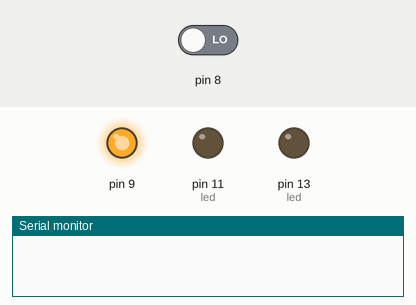
Bench run of a sketch on a simulated Arduino Uno, built with avr-gcc and run on an emulated ATmega328P. Shown: output pins drawn as LEDs (lit = HIGH), the last lines printed to the serial monitor. The test bench sets the inputs (shaded band); at power-on: pin 8 LOW.

Above: at 0.1 s.
At 18.75 s:
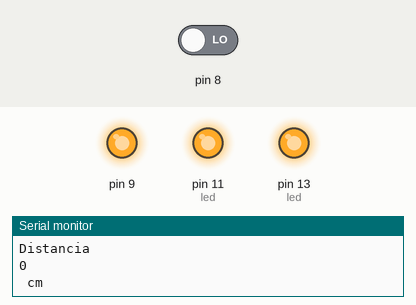
At 38.7 s:
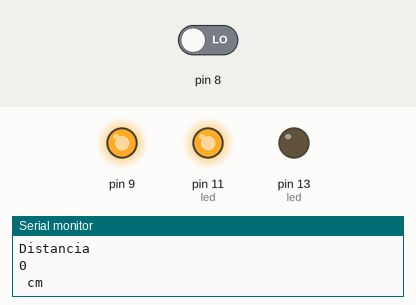
Timing chart, 0 to 40.0 s (numbered marks = the images above):
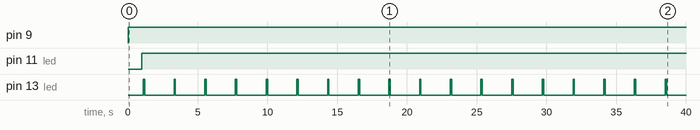

Measured:
- by itself, pin 9: LOW → HIGH at 0.00 s
- by itself, pin 11 (led): LOW → HIGH at 1.0 s
- by itself, pin 13 (led): alternates HIGH for 0.10 s and LOW for 2.1 s

The sketch:

sensor-utrasonicos-dos-leds.ino
```cpp
/*Detecta la distancia en CM, si es menor a 20CM prende el primer led, si es menor a 10CM prende
el segundo led*/

long distancia;
long tiempo;
void setup(){
  Serial.begin(9600);
  pinMode(9, OUTPUT); /*activación del pin 9 como salida: para el pulso ultrasónico*/
  pinMode(8, INPUT); /*activación del pin 8 como entrada: tiempo del rebote del ultrasonido*/
  pinMode(13, OUTPUT); /*activacion del pin 13 para el primer led, este no lleva resistencia*/
  pinMode(11, OUTPUT); /*activacion del pin 11 para el primer led, este lleva resistencia*/
}

void loop(){
  digitalWrite(9,LOW); /* Por cuestión de estabilización del sensor*/
  delayMicroseconds(5);
  digitalWrite(9, HIGH); /* envío del pulso ultrasónico*/
  delayMicroseconds(10);
  tiempo=pulseIn(8, HIGH); /* Función para medir la longitud del pulso entrante. Mide el tiempo que transcurrido entre el envío
  del pulso ultrasónico y cuando el sensor recibe el rebote, es decir: desde que el pin 12 empieza a recibir el rebote, HIGH, hasta que
  deja de hacerlo, LOW, la longitud del pulso entrante*/
  distancia= int(0.017*tiempo); /*fórmula para calcular la distancia obteniendo un valor entero*/
  /*Monitorización en centímetros por el monitor serial*/
  Serial.println("Distancia ");
  Serial.println(distancia);
  Serial.println(" cm");

  /* Si la distancia es menor a 20CM prendo el primer led de forma continua */

  if (distancia < 20) {
   digitalWrite(11, HIGH);
  } else {
   digitalWrite(11, LOW);
}

  /* Si la distancia es menor a 10CM prendo el segundo led de forma intermitente */

  if (distancia < 10) {
       digitalWrite(13, LOW);
  delay(100);
  digitalWrite(13, HIGH);
  delay(100);
  digitalWrite(13, LOW);
  } else {
       digitalWrite(13, LOW);
}

  delay(1000);
}
```
